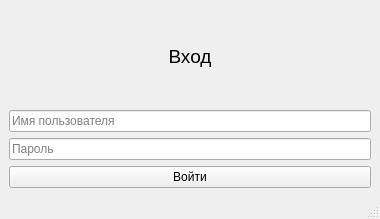
<?xml version="1.0" encoding="UTF-8"?>
<ui version="4.0">
 <class>Input</class>
 <widget class="QMainWindow" name="Input">
  <property name="geometry">
   <rect>
    <x>0</x>
    <y>0</y>
    <width>380</width>
    <height>219</height>
   </rect>
  </property>
  <property name="windowTitle">
   <string>MainWindow</string>
  </property>
  <widget class="QWidget" name="centralwidget">
   <layout class="QGridLayout" name="gridLayout">
    <item row="1" column="2">
     <widget class="QLineEdit" name="UserName">
      <property name="placeholderText">
       <string>Имя пользователя</string>
      </property>
     </widget>
    </item>
    <item row="2" column="2">
     <widget class="QLineEdit" name="UserPassword">
      <property name="placeholderText">
       <string>Пароль</string>
      </property>
     </widget>
    </item>
    <item row="0" column="2">
     <widget class="QLabel" name="label_3">
      <property name="font">
       <font>
        <pointsize>14</pointsize>
       </font>
      </property>
      <property name="layoutDirection">
       <enum>Qt::LeftToRight</enum>
      </property>
      <property name="text">
       <string>Вход</string>
      </property>
      <property name="alignment">
       <set>Qt::AlignCenter</set>
      </property>
     </widget>
    </item>
    <item row="3" column="2">
     <widget class="QPushButton" name="inputButton">
      <property name="text">
       <string>Войти</string>
      </property>
     </widget>
    </item>
   </layout>
  </widget>
  <widget class="QMenuBar" name="menubar">
   <property name="geometry">
    <rect>
     <x>0</x>
     <y>0</y>
     <width>380</width>
     <height>26</height>
    </rect>
   </property>
  </widget>
  <widget class="QStatusBar" name="statusbar"/>
 </widget>
 <resources/>
 <connections/>
</ui>
